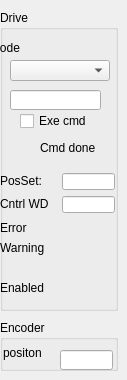
   <widget class="QWidget" name="tab_11">
    <attribute name="title">
     <string>Info</string>
    </attribute>
    <widget class="QGroupBox" name="groupBox_11">
     <property name="geometry">
      <rect>
       <x>0</x>
       <y>10</y>
       <width>118</width>
       <height>301</height>
      </rect>
     </property>
     <property name="title">
      <string>Drive</string>
     </property>
     <widget class="caLineEdit" name="calineedit_20">
      <property name="geometry">
       <rect>
        <x>10</x>
        <y>80</y>
        <width>91</width>
        <height>20</height>
       </rect>
      </property>
      <property name="channel" stdset="0">
       <string notr="true">$(IOC):m$(MasterID)s$(SlaveID)-Drv03-ModeAct</string>
      </property>
      <property name="background">
       <color alpha="0">
        <red>160</red>
        <green>160</green>
        <blue>164</blue>
       </color>
      </property>
      <property name="colorMode">
       <enum>caLineEdit::Static</enum>
      </property>
      <property name="precisionMode">
       <enum>caLineEdit::Channel</enum>
      </property>
      <property name="unitsEnabled">
       <bool>true</bool>
      </property>
     </widget>
     <widget class="caLineEdit" name="calineedit_21">
      <property name="geometry">
       <rect>
        <x>62</x>
        <y>163</y>
        <width>53</width>
        <height>17</height>
       </rect>
      </property>
      <property name="channel" stdset="0">
       <string notr="true">$(IOC):m$(MasterID)s$(SlaveID)-Drv03-PosCmd-RB</string>
      </property>
      <property name="background">
       <color alpha="0">
        <red>160</red>
        <green>160</green>
        <blue>164</blue>
       </color>
      </property>
      <property name="colorMode">
       <enum>caLineEdit::Static</enum>
      </property>
      <property name="precisionMode">
       <enum>caLineEdit::User</enum>
      </property>
     </widget>
     <widget class="caLabel" name="calabel_16">
      <property name="geometry">
       <rect>
        <x>0</x>
        <y>186</y>
        <width>60</width>
        <height>16</height>
       </rect>
      </property>
      <property name="minimumSize">
       <size>
        <width>40</width>
        <height>10</height>
       </size>
      </property>
      <property name="text">
       <string>Cntrl WD</string>
      </property>
     </widget>
     <widget class="caLabel" name="calabel_32">
      <property name="geometry">
       <rect>
        <x>0</x>
        <y>163</y>
        <width>60</width>
        <height>16</height>
       </rect>
      </property>
      <property name="minimumSize">
       <size>
        <width>40</width>
        <height>10</height>
       </size>
      </property>
      <property name="text">
       <string>PosSet:</string>
      </property>
     </widget>
     <widget class="caLabel" name="calabel_33">
      <property name="geometry">
       <rect>
        <x>-10</x>
        <y>30</y>
        <width>60</width>
        <height>16</height>
       </rect>
      </property>
      <property name="minimumSize">
       <size>
        <width>40</width>
        <height>10</height>
       </size>
      </property>
      <property name="text">
       <string>Mode</string>
      </property>
     </widget>
     <widget class="caLed" name="caled_Warning_6">
      <property name="geometry">
       <rect>
        <x>80</x>
        <y>230</y>
        <width>18</width>
        <height>16</height>
       </rect>
      </property>
      <property name="sizePolicy">
       <sizepolicy hsizetype="Preferred" vsizetype="MinimumExpanding">
        <horstretch>0</horstretch>
        <verstretch>0</verstretch>
       </sizepolicy>
      </property>
      <property name="minimumSize">
       <size>
        <width>4</width>
        <height>12</height>
       </size>
      </property>
      <property name="toolTip">
       <string>&lt;html&gt;&lt;head/&gt;&lt;body&gt;&lt;p&gt;E-Bus Power Status&lt;/p&gt;&lt;/body&gt;&lt;/html&gt;</string>
      </property>
      <property name="rectangular">
       <bool>true</bool>
      </property>
      <property name="gradientEnabled">
       <bool>false</bool>
      </property>
      <property name="ledHeight">
       <number>10</number>
      </property>
      <property name="channel" stdset="0">
       <string notr="true">$(IOC):m$(MasterID)s$(SlaveID)-Drv03-Wrn-Alrm</string>
      </property>
      <property name="colorMode">
       <enum>caLed::Static</enum>
      </property>
      <property name="falseColor">
       <color>
        <red>255</red>
        <green>170</green>
        <blue>0</blue>
       </color>
      </property>
      <property name="trueColor">
       <color>
        <red>0</red>
        <green>85</green>
        <blue>0</blue>
       </color>
      </property>
      <property name="trueValue">
       <string notr="true">0</string>
      </property>
      <property name="falseValue">
       <string notr="true">1</string>
      </property>
     </widget>
     <widget class="caLed" name="caled_Error_6">
      <property name="geometry">
       <rect>
        <x>80</x>
        <y>210</y>
        <width>18</width>
        <height>16</height>
       </rect>
      </property>
      <property name="sizePolicy">
       <sizepolicy hsizetype="Preferred" vsizetype="MinimumExpanding">
        <horstretch>0</horstretch>
        <verstretch>0</verstretch>
       </sizepolicy>
      </property>
      <property name="minimumSize">
       <size>
        <width>4</width>
        <height>12</height>
       </size>
      </property>
      <property name="toolTip">
       <string>&lt;html&gt;&lt;head/&gt;&lt;body&gt;&lt;p&gt;E-Bus Power Status&lt;/p&gt;&lt;/body&gt;&lt;/html&gt;</string>
      </property>
      <property name="rectangular">
       <bool>true</bool>
      </property>
      <property name="gradientEnabled">
       <bool>false</bool>
      </property>
      <property name="ledHeight">
       <number>10</number>
      </property>
      <property name="channel" stdset="0">
       <string notr="true">$(IOC):m$(MasterID)s$(SlaveID)-Drv03-Err-Alrm</string>
      </property>
      <property name="colorMode">
       <enum>caLed::Static</enum>
      </property>
      <property name="falseColor">
       <color>
        <red>170</red>
        <green>0</green>
        <blue>0</blue>
       </color>
      </property>
      <property name="trueColor">
       <color>
        <red>0</red>
        <green>85</green>
        <blue>0</blue>
       </color>
      </property>
      <property name="trueValue">
       <string notr="true">0</string>
      </property>
      <property name="falseValue">
       <string notr="true">1</string>
      </property>
     </widget>
     <widget class="caLabel" name="calabel_34">
      <property name="geometry">
       <rect>
        <x>0</x>
        <y>210</y>
        <width>60</width>
        <height>16</height>
       </rect>
      </property>
      <property name="minimumSize">
       <size>
        <width>40</width>
        <height>10</height>
       </size>
      </property>
      <property name="text">
       <string>Error</string>
      </property>
     </widget>
     <widget class="caLabel" name="calabel_35">
      <property name="geometry">
       <rect>
        <x>0</x>
        <y>230</y>
        <width>60</width>
        <height>16</height>
       </rect>
      </property>
      <property name="minimumSize">
       <size>
        <width>40</width>
        <height>10</height>
       </size>
      </property>
      <property name="text">
       <string>Warning</string>
      </property>
     </widget>
     <widget class="caLineEdit" name="calineedit_22">
      <property name="geometry">
       <rect>
        <x>62</x>
        <y>186</y>
        <width>53</width>
        <height>17</height>
       </rect>
      </property>
      <property name="channel" stdset="0">
       <string notr="true">$(IOC):m$(MasterID)s$(SlaveID)-Drv03-Cmd-RB</string>
      </property>
      <property name="background">
       <color alpha="0">
        <red>160</red>
        <green>160</green>
        <blue>164</blue>
       </color>
      </property>
      <property name="colorMode">
       <enum>caLineEdit::Static</enum>
      </property>
      <property name="precisionMode">
       <enum>caLineEdit::Channel</enum>
      </property>
      <property name="unitsEnabled">
       <bool>true</bool>
      </property>
     </widget>
     <widget class="caLabel" name="calabel_43">
      <property name="geometry">
       <rect>
        <x>0</x>
        <y>270</y>
        <width>60</width>
        <height>16</height>
       </rect>
      </property>
      <property name="minimumSize">
       <size>
        <width>40</width>
        <height>10</height>
       </size>
      </property>
      <property name="text">
       <string>Enabled</string>
      </property>
     </widget>
     <widget class="caLed" name="caled_Warning_8">
      <property name="geometry">
       <rect>
        <x>80</x>
        <y>270</y>
        <width>18</width>
        <height>16</height>
       </rect>
      </property>
      <property name="sizePolicy">
       <sizepolicy hsizetype="Preferred" vsizetype="MinimumExpanding">
        <horstretch>0</horstretch>
        <verstretch>0</verstretch>
       </sizepolicy>
      </property>
      <property name="minimumSize">
       <size>
        <width>4</width>
        <height>12</height>
       </size>
      </property>
      <property name="toolTip">
       <string>&lt;html&gt;&lt;head/&gt;&lt;body&gt;&lt;p&gt;E-Bus Power Status&lt;/p&gt;&lt;/body&gt;&lt;/html&gt;</string>
      </property>
      <property name="rectangular">
       <bool>true</bool>
      </property>
      <property name="gradientEnabled">
       <bool>false</bool>
      </property>
      <property name="ledHeight">
       <number>10</number>
      </property>
      <property name="channel" stdset="0">
       <string notr="true">$(IOC):m$(MasterID)s$(SlaveID)-Drv03-EnaAct</string>
      </property>
      <property name="colorMode">
       <enum>caLed::Static</enum>
      </property>
      <property name="falseColor">
       <color>
        <red>107</red>
        <green>107</green>
        <blue>107</blue>
       </color>
      </property>
      <property name="trueColor">
       <color>
        <red>0</red>
        <green>0</green>
        <blue>255</blue>
       </color>
      </property>
      <property name="trueValue">
       <string notr="true">1</string>
      </property>
      <property name="falseValue">
       <string notr="true">0</string>
      </property>
     </widget>
     <widget class="caFrame" name="caframe_4">
      <property name="geometry">
       <rect>
        <x>10</x>
        <y>50</y>
        <width>111</width>
        <height>21</height>
       </rect>
      </property>
      <property name="visibility">
       <enum>caFrame::IfZero</enum>
      </property>
      <property name="channel" stdset="0">
       <string notr="true">$(IOC):m$(MasterID)s$(SlaveID)-Drv03-EnaAct</string>
      </property>
      <widget class="caMenu" name="camenu_3">
       <property name="geometry">
        <rect>
         <x>0</x>
         <y>0</y>
         <width>100</width>
         <height>21</height>
        </rect>
       </property>
       <property name="editable">
        <bool>false</bool>
       </property>
       <property name="channel" stdset="0">
        <string notr="true">$(IOC):m$(MasterID)s$(SlaveID)-Drv03-ModeSet</string>
       </property>
      </widget>
     </widget>
     <widget class="caFrame" name="caframe_7">
      <property name="geometry">
       <rect>
        <x>10</x>
        <y>100</y>
        <width>111</width>
        <height>51</height>
       </rect>
      </property>
      <property name="visibility">
       <enum>caFrame::IfNotZero</enum>
      </property>
      <property name="channel" stdset="0">
       <string notr="true">$(IOC):m$(MasterID)s$(SlaveID)-Drv03-EnaAct</string>
      </property>
      <widget class="caToggleButton" name="catogglebutton_6">
       <property name="geometry">
        <rect>
         <x>10</x>
         <y>0</y>
         <width>100</width>
         <height>22</height>
        </rect>
       </property>
       <property name="text">
        <string>Exe cmd</string>
       </property>
       <property name="channel" stdset="0">
        <string notr="true">$(IOC):m$(MasterID)s$(SlaveID)-Drv03-CmdExe</string>
       </property>
      </widget>
      <widget class="QLabel" name="label_6">
       <property name="geometry">
        <rect>
         <x>30</x>
         <y>30</y>
         <width>71</width>
         <height>16</height>
        </rect>
       </property>
       <property name="text">
        <string>Cmd done</string>
       </property>
      </widget>
      <widget class="caLed" name="caled_6">
       <property name="geometry">
        <rect>
         <x>0</x>
         <y>20</y>
         <width>30</width>
         <height>30</height>
        </rect>
       </property>
       <property name="channel" stdset="0">
        <string notr="true">$(IOC):m$(MasterID)s$(SlaveID)-Drv03-CmdDone</string>
       </property>
       <property name="falseColor">
        <color>
         <red>255</red>
         <green>0</green>
         <blue>0</blue>
        </color>
       </property>
       <property name="trueColor">
        <color>
         <red>0</red>
         <green>170</green>
         <blue>0</blue>
        </color>
       </property>
      </widget>
     </widget>
    </widget>
    <widget class="QGroupBox" name="groupBox_12">
     <property name="geometry">
      <rect>
       <x>0</x>
       <y>320</y>
       <width>118</width>
       <height>51</height>
      </rect>
     </property>
     <property name="title">
      <string>Encoder</string>
     </property>
     <widget class="caLineEdit" name="calineedit_6">
      <property name="geometry">
       <rect>
        <x>60</x>
        <y>30</y>
        <width>53</width>
        <height>20</height>
       </rect>
      </property>
      <property name="channel" stdset="0">
       <string notr="true">$(IOC):m$(MasterID)s$(SlaveID)-Enc03-PosAct</string>
      </property>
      <property name="background">
       <color alpha="0">
        <red>160</red>
        <green>160</green>
        <blue>164</blue>
       </color>
      </property>
      <property name="colorMode">
       <enum>caLineEdit::Static</enum>
      </property>
      <property name="precisionMode">
       <enum>caLineEdit::User</enum>
      </property>
     </widget>
     <widget class="caLabel" name="calabel_10">
      <property name="geometry">
       <rect>
        <x>3</x>
        <y>25</y>
        <width>50</width>
        <height>16</height>
       </rect>
      </property>
      <property name="text">
       <string>positon</string>
      </property>
     </widget>
    </widget>
   </widget>
